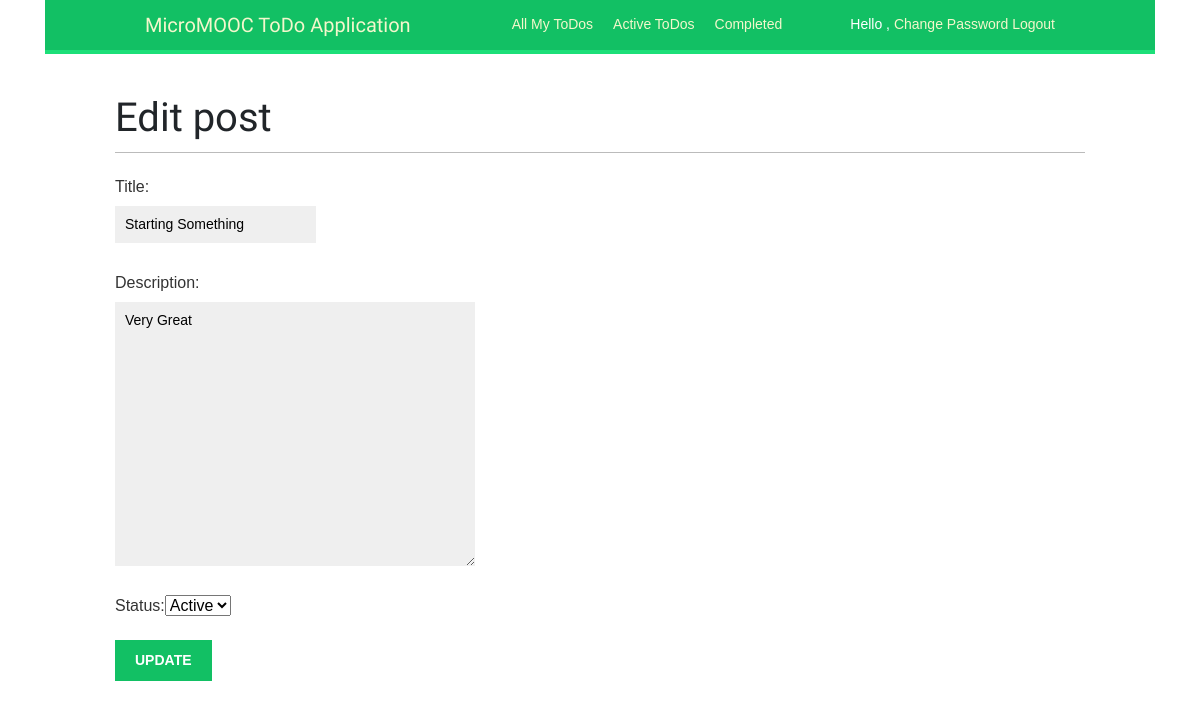
Page /todo/1/edit/ (signed in) on the earlier database version.
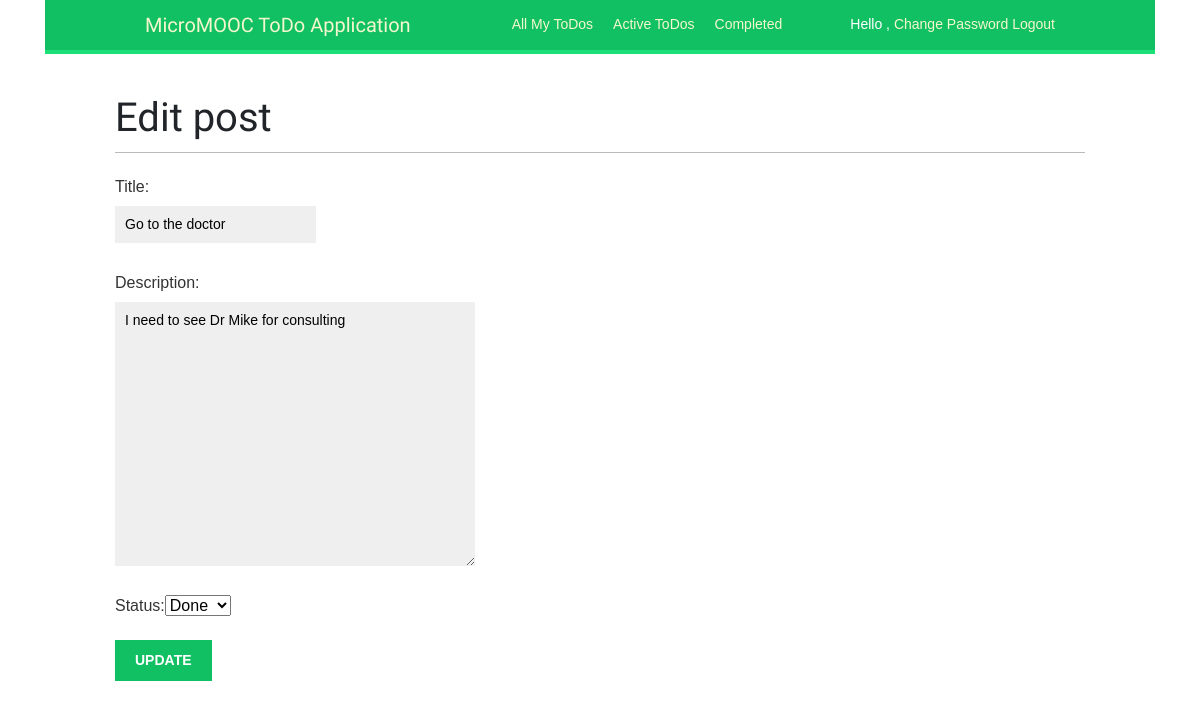
Same page on the later database version.
### todos/models.py (models this page shows, shortened)
class Todo(models.Model):
    todos = models.Manager()
    active = ActiveTodosManager()
    completed = CompletedTodosManager()
    TODO_STATUS = (
        ('active', 'Active'),
        ('completed', 'Done')
    )
    title = models.CharField(max_length=200)
    description = models.TextField(blank=True, null=True)
    creator = models.ForeignKey(
        User, on_delete=models.CASCADE, related_name='todos_creates')
    status = models.CharField(
        max_length=10, choices=TODO_STATUS, default='active')
    created_at = models.DateTimeField(auto_now_add=True)
    updated_at = models.DateField(auto_now_add=True)
    class Meta:
        ordering = ('-created_at',)

### todos/views.py (the view)
# urls.py: path('todo/<int:pk>/edit/', TodoUpdateView.as_view(), name='todo_edit'),
class TodoUpdateView(UpdateView):
    model = Todo
    template_name = 'account/todo_edit.html'
    fields = ['title', 'description', 'status']

### user_account/templates/account/todo_edit.html (shortened to what this page needs)
{% extends 'base.html' %}
{% block content %}
    <div class="container">
        <h1>Edit post</h1>
        <form action="" method="post" class="form" role="form">
            {{ form.as_p }}
            <input type="submit" value="Update" />
        </form>
    </div>
{% endblock content %}

Differences in the rows shown:
changed Todo: title "Starting Something" → "Go to the doctor"; description "Very Great" → "I need to see Dr Mike for consulting"; status "Active" → "Done"
